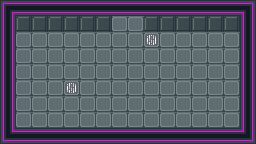

A level layout from a 2D game, rendered from its tile map. Below: a short description, then the map file with its tile-grid data intact:
An orthogonal 16x9 tile map with 16x16 px tiles, 1 tile layer (Art), 1 hidden layer not drawn, 3 tilesets and 6 objects (Exit, Player, DoubleDoor, Oracle, Lock, ...).

<map version="1.2" tiledversion="1.3.1" orientation="orthogonal" renderorder="right-down" compressionlevel="0" width="16" height="9" tilewidth="16" tileheight="16" infinite="0" nextlayerid="6" nextobjectid="29">
 <properties>
  <property name="Gates">Apply X on qubit 28.
Apply H on qubit 28.</property>
 </properties>
 <tileset firstgid="1" source="../tilesets/industrial-sprite-sheet-DeadEnd-LMZ.tsx" />
 <tileset firstgid="205" source="../tilesets/sprites.tsx" />
 <tileset firstgid="214" source="../tilesets/wire_tileset.tsx" />
 <layer id="1" name="Art" width="16" height="9">
  <data encoding="csv">
4,6,6,6,6,6,6,6,6,6,6,6,6,6,6,5,
7,30,30,30,30,30,30,21,21,30,30,30,30,30,30,7,
7,21,21,21,21,21,21,21,21,190,21,21,21,21,21,7,
7,21,21,21,21,21,21,21,21,21,21,21,21,21,21,7,
7,21,21,21,21,21,21,21,21,21,21,21,21,21,21,7,
7,21,21,21,190,21,21,21,21,21,21,21,21,21,21,7,
7,21,21,21,21,21,21,21,21,21,21,21,21,21,21,7,
7,21,21,21,21,21,21,21,21,21,21,21,21,21,21,7,
16,6,6,6,6,6,6,6,6,6,6,6,6,6,6,17
</data>
 </layer>
 <layer id="2" name="Collision" width="16" height="9" visible="0">
  <properties>
   <property name="Collision" type="bool" value="true" />
  </properties>
  <data encoding="csv">
101,101,101,101,101,101,101,101,101,101,101,101,101,101,101,101,
101,101,101,101,101,101,101,0,0,101,101,101,101,101,101,101,
101,0,0,0,0,0,0,0,0,0,0,0,0,0,0,101,
101,0,0,0,0,0,0,0,0,0,0,0,0,0,0,101,
101,0,0,0,0,0,0,0,0,0,0,0,0,0,0,101,
101,0,0,0,0,0,0,0,0,0,0,0,0,0,0,101,
101,0,0,0,0,0,0,0,0,0,0,0,0,0,0,101,
101,0,0,0,0,0,0,0,0,0,0,0,0,0,0,101,
101,101,101,101,101,101,101,101,101,101,101,101,101,101,101,101
</data>
 </layer>
 <objectgroup id="3" name="Objects">
  <object id="1" name="Exit" type="Exit" x="112" y="16" width="32" height="16" />
  <object id="2" name="Player" type="Player" gid="205" x="112" y="96" width="16" height="16" />
  <object id="3" name="DoubleDoor" type="DoubleDoor" gid="211" x="112" y="32" width="32" height="16">
   <properties>
    <property name="Controls" value="unlocked [22]" />
   </properties>
  </object>
  <object id="15" name="Oracle" type="Oracle" gid="212" x="64" y="80" width="16" height="16">
   <properties>
    <property name="Conjugate" type="bool" value="false" />
    <property name="Gates" value="Apply Fourier on cell (4, 5)." />
    <property name="Name" value="Fourier" />
   </properties>
  </object>
  <object id="22" name="Lock 1" type="Lock" gid="208" x="144" y="32" width="16" height="16">
   <properties>
    <property name="Code" value="1" />
    <property name="Controls" value="activeCell (9, 2)" />
   </properties>
  </object>
  <object id="28" name="Quball" type="Quball" gid="209" x="96" y="96" width="16" height="16" />
 </objectgroup>
</map>
